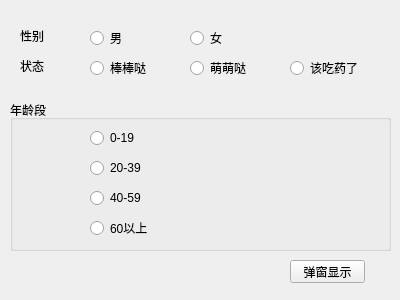
<?xml version="1.0" encoding="UTF-8"?>
<ui version="4.0">
 <class>Widget</class>
 <widget class="QWidget" name="Widget">
  <property name="geometry">
   <rect>
    <x>0</x>
    <y>0</y>
    <width>400</width>
    <height>300</height>
   </rect>
  </property>
  <property name="windowTitle">
   <string>Widget</string>
  </property>
  <widget class="QLabel" name="label">
   <property name="geometry">
    <rect>
     <x>20</x>
     <y>30</y>
     <width>54</width>
     <height>12</height>
    </rect>
   </property>
   <property name="text">
    <string>性别</string>
   </property>
  </widget>
  <widget class="QLabel" name="label_2">
   <property name="geometry">
    <rect>
     <x>20</x>
     <y>60</y>
     <width>54</width>
     <height>12</height>
    </rect>
   </property>
   <property name="text">
    <string>状态</string>
   </property>
  </widget>
  <widget class="QRadioButton" name="radioButtonMan">
   <property name="geometry">
    <rect>
     <x>90</x>
     <y>30</y>
     <width>89</width>
     <height>16</height>
    </rect>
   </property>
   <property name="text">
    <string>男</string>
   </property>
  </widget>
  <widget class="QRadioButton" name="radioButtonWoman">
   <property name="geometry">
    <rect>
     <x>190</x>
     <y>30</y>
     <width>89</width>
     <height>16</height>
    </rect>
   </property>
   <property name="text">
    <string>女</string>
   </property>
  </widget>
  <widget class="QRadioButton" name="radioButtonBang">
   <property name="geometry">
    <rect>
     <x>90</x>
     <y>60</y>
     <width>89</width>
     <height>16</height>
    </rect>
   </property>
   <property name="text">
    <string>棒棒哒</string>
   </property>
  </widget>
  <widget class="QRadioButton" name="radioButtonMeng">
   <property name="geometry">
    <rect>
     <x>190</x>
     <y>60</y>
     <width>89</width>
     <height>16</height>
    </rect>
   </property>
   <property name="text">
    <string>萌萌哒</string>
   </property>
  </widget>
  <widget class="QRadioButton" name="radioButtonYao">
   <property name="geometry">
    <rect>
     <x>290</x>
     <y>60</y>
     <width>89</width>
     <height>16</height>
    </rect>
   </property>
   <property name="text">
    <string>该吃药了</string>
   </property>
  </widget>
  <widget class="QGroupBox" name="groupBox">
   <property name="geometry">
    <rect>
     <x>10</x>
     <y>100</y>
     <width>381</width>
     <height>151</height>
    </rect>
   </property>
   <property name="title">
    <string>年龄段</string>
   </property>
   <widget class="QRadioButton" name="radioButton0to19">
    <property name="geometry">
     <rect>
      <x>80</x>
      <y>30</y>
      <width>89</width>
      <height>16</height>
     </rect>
    </property>
    <property name="text">
     <string>0-19</string>
    </property>
   </widget>
   <widget class="QRadioButton" name="radioButton20to39">
    <property name="geometry">
     <rect>
      <x>80</x>
      <y>60</y>
      <width>89</width>
      <height>16</height>
     </rect>
    </property>
    <property name="text">
     <string>20-39</string>
    </property>
   </widget>
   <widget class="QRadioButton" name="radioButton40to59">
    <property name="geometry">
     <rect>
      <x>80</x>
      <y>90</y>
      <width>89</width>
      <height>16</height>
     </rect>
    </property>
    <property name="text">
     <string>40-59</string>
    </property>
   </widget>
   <widget class="QRadioButton" name="radioButton60to">
    <property name="geometry">
     <rect>
      <x>80</x>
      <y>120</y>
      <width>89</width>
      <height>16</height>
     </rect>
    </property>
    <property name="text">
     <string>60以上</string>
    </property>
   </widget>
  </widget>
  <widget class="QPushButton" name="pushButton">
   <property name="geometry">
    <rect>
     <x>290</x>
     <y>260</y>
     <width>75</width>
     <height>23</height>
    </rect>
   </property>
   <property name="text">
    <string>弹窗显示</string>
   </property>
  </widget>
 </widget>
 <layoutdefault spacing="6" margin="11"/>
 <resources/>
 <connections/>
</ui>
